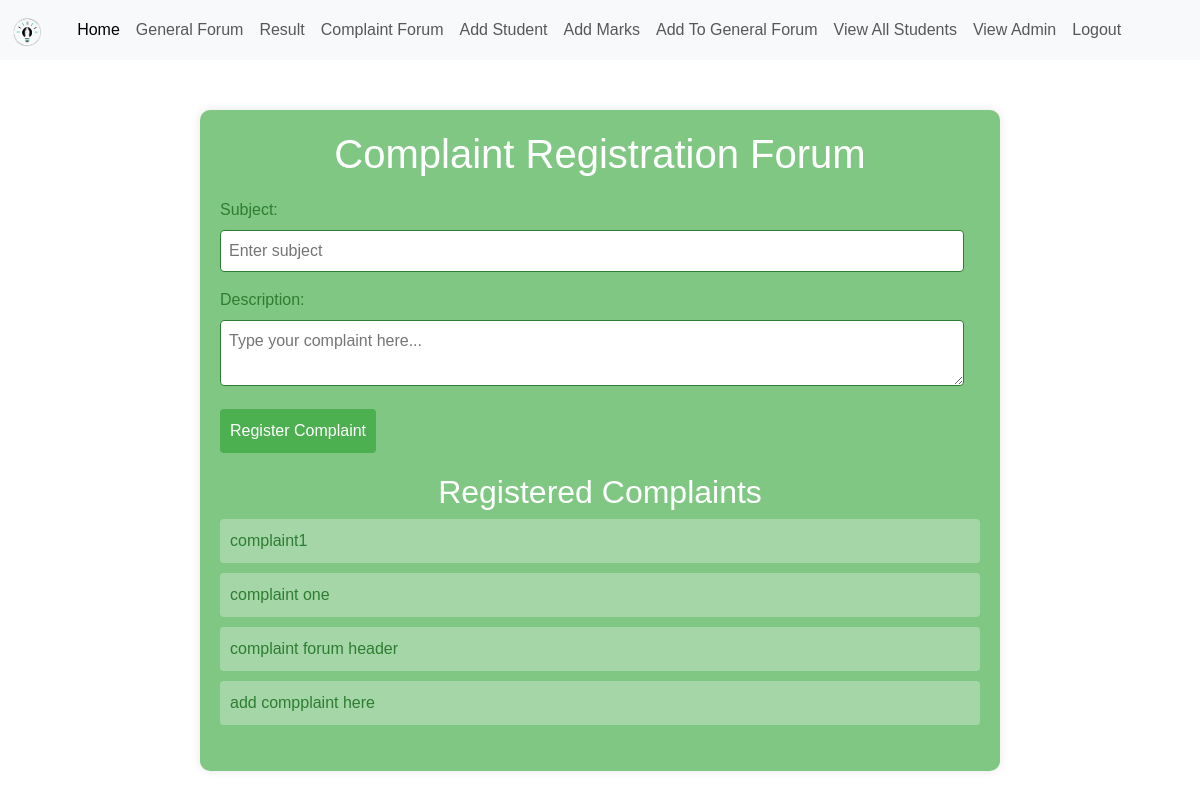
Screenshot of /add_complaint/ with the database file from the repository.
### deptmanagementsystem/models.py (models this page shows, shortened)
class Complaints(models.Model):
    subject = models.CharField(max_length=200)
    description = models.CharField(max_length=500)
    user = models.ForeignKey(User, on_delete=models.CASCADE, null=True, blank=True)

### deptmanagementsystem/views.py (the view, shortened to what this page needs)
# urls.py: path('add_complaint/', add_complaint, name='add-complaint'),
def add_complaint(request):
    all_complaints = Complaints.objects.all()
    return render(request, 'complaintforum.html', {'complaints' : all_complaints})

### templates/complaintforum.html (shortened to what this page needs)
{% extends 'base.html' %}
{% block content %}
    <div class="container">
        <h1>Complaint Registration Forum</h1>
        <form method="post" action="{% url 'add-complaint' %}" id="complainForm" >
            <label for="subject">Subject:</label>
            <input type="text" id="subject" name="subject" placeholder="Enter subject" required>
            <label for="complainText">Description:</label>
            <textarea id="complainText" name="complaintText" placeholder="Type your complaint here..." required></textarea>
            <button type="submit">Register Complaint</button>
        </form>
        <div id="complaintsList">
            <h2>Registered Complaints</h2>
            <ul id="complaints">
                {% for complaint in complaints %}
                <li class="complaint">
                    <a href="{% url 'complaint-details' complaint.id %}">{{complaint.subject}}</a>
                </li>
                {% endfor %}
            </ul>
        </div>
    </div>
    {% endblock content %}

### templates/complaintforum.html (style rules this page uses)
body { font-family: 'Arial', sans-serif; margin: 0; padding: 0; background-color: #FFFFFF; color: #2E7D32; }
.container { max-width: 800px; margin: 50px auto; padding: 20px; background-color: #81C784; border-radius: 10px; box-shadow: 0 0 10px rgba(0, 0, 0, 0.1); }
h1, h2 { color: #FFFFFF; text-align: center; }
#complainForm, #complaintsList { margin-top: 20px; }
label { display: block; margin-bottom: 8px; }
textarea, input[type="text"] { width: calc(100% - 16px); padding: 8px; margin-bottom: 16px; border: 1px solid #2E7D32; border-radius: 4px; }
button { background-color: #4CAF50; color: white; padding: 10px; border: none; border-radius: 4px; cursor: pointer; }
#complaints { list-style-type: none; padding: 0; display: flex; flex-direction: column; }
.complaint { background-color: #A5D6A7; padding: 10px; margin-bottom: 10px; border-radius: 4px; display: flex; justify-content: space-between; align-items: center; }
#complaints a { color: inherit; text-decoration: none; }

### rows the page displays
Complaints: subject "complaint1"
Complaints: subject "complaint one"
Complaints: subject "complaint forum header"
Complaints: subject "add compplaint here"
